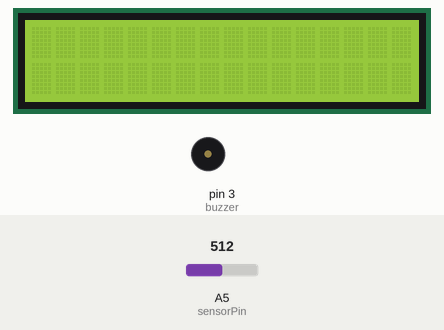
Simulated run of this sketch. Board: Arduino Uno, built with avr-gcc and run on an emulated ATmega328P. On the bench: 16×2 character LCD, buzzer (waves = sounding, pin HIGH). The test bench sets the inputs (shaded band); at power-on: A5 (sensorPin) = 512. What the sketch prints to the serial monitor is not drawn.

Above: at 0.1 s.
At 2.58 s:
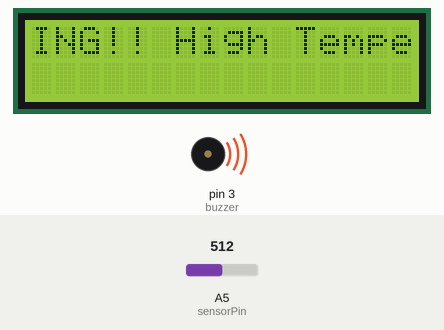
At 5.03 s:
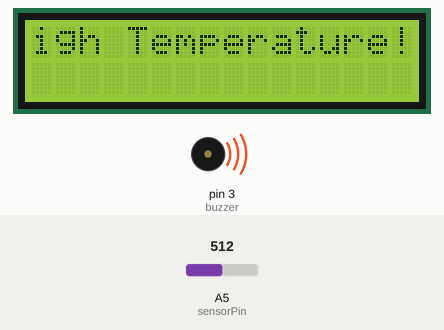
At 10.28 s:
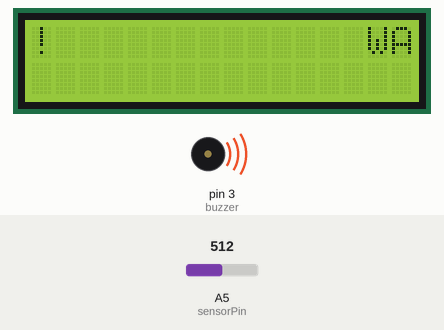
Timing chart, 0 to 11.8 s (numbered marks = the images above):
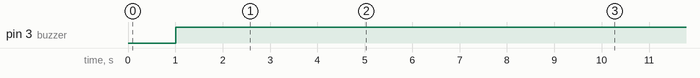

The sketch:

lab5.ino
```cpp
#include <LiquidCrystal.h>

// select the pins used on the LCD panel
LiquidCrystal lcd(8, 9, 4, 5, 6, 7);

const int sensorPin = A5;
const int buzzer = 3;
float temperature = 0.0;
int val;
unsigned long tepTimer = 0;
const char* message = "WARNING!! High Temperature!";
const int maxThreshold = 30 ;
const int timeInterval = 1000;
int len;

void setup()
{
  pinMode(buzzer, OUTPUT);
  lcd.begin(16, 2);
  lcd.setCursor(0, 0);
  len = strlen(message);
  Serial.begin(9600);

}

void loop()
{

  lcd.setCursor(0, 0);
  val = analogRead(sensorPin);

  convertToCelius();

  // output a temperature value per 1 time interval

  if (millis() - tepTimer > timeInterval) {

    tepTimer = millis();

    lcd.clear();

    if (temperature > maxThreshold) {
      digitalWrite(buzzer, HIGH);
      Serial.println("Warning!");
      lcd.print(message);
      for (int i = 0 ; i < len ; i++) {
        delay(350);
        lcd.scrollDisplayLeft();
      }

    } else {
      digitalWrite(buzzer, LOW);
      lcd.print("T: ");
      lcd.print(temperature);
      lcd.print(" C");
    }
  }

}
void convertToCelius() {
  temperature = (float) val * (5 / 10.24);
}
```

Measured:
- by itself, pin 3 (buzzer): LOW → HIGH at 1.0 s
- by itself, everything shown: repeats every 9.5 s, in 28 steps
